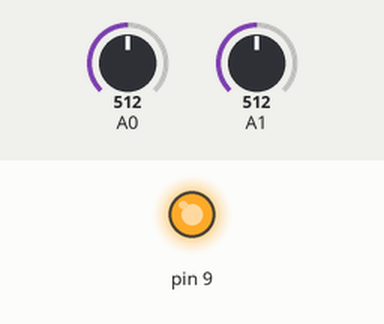
This sketch was run on a simulated Arduino Uno, built with avr-gcc and run on an emulated ATmega328P. Shown: output pins drawn as LEDs (lit = HIGH). Inputs (shaded band) come from the test bench; at power-on: A0 = 512, A1 = 512. What the sketch prints to the serial monitor is not drawn.

Above: at 0.1 s.
At 3.1 s:
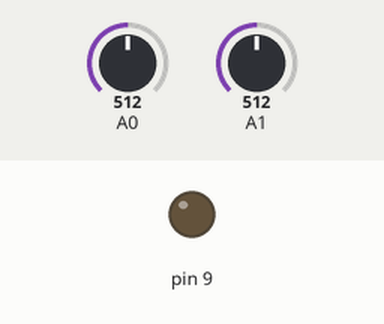
Timing chart, 0 to 4.6 s (numbered marks = the images above):
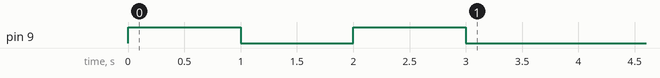

The sketch:

sketch_feb03a.ino
```cpp
int sensorValue1 = 0;
int sensorValue2 = 0;

void setup() {
  // put your setup code here, to run once:
 Serial.begin(9600);
 pinMode(9,OUTPUT);

 digitalWrite(9,HIGH);
  delay(1000);
  digitalWrite(9,LOW);
  delay(1000);
 digitalWrite(9,HIGH);
  delay(1000);
  digitalWrite(9,LOW);
  delay(1000);

}


void loop() {
sensorValue1 = analogRead(A0);
sensorValue2 = analogRead(A1);
float voltageDif=sensorValue1-sensorValue2;

Serial.print(sensorValue1);
Serial.print("\t");
Serial.print(sensorValue2);
Serial.print("\t");
Serial.print(voltageDif);
Serial.print("\n");
delay(200);
}
```
